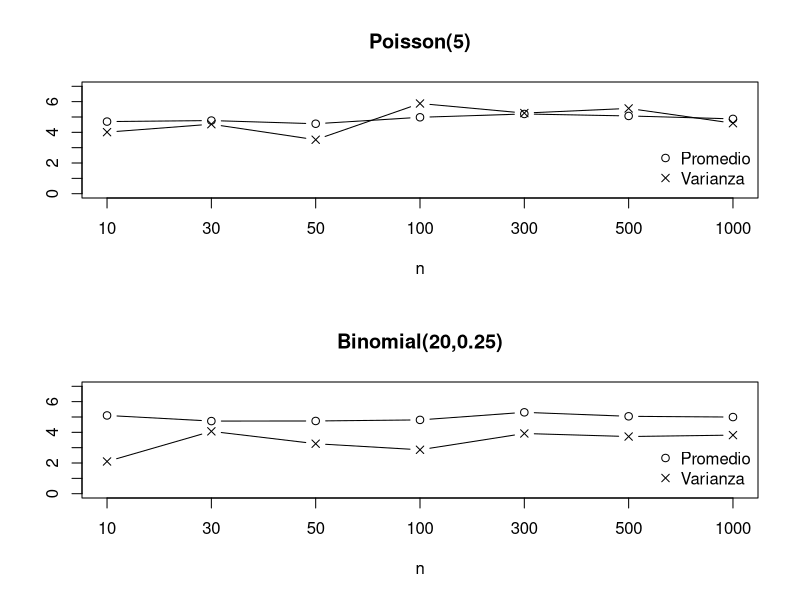

Write the R code that produced this figure.
set.seed(1234)

n<-c(10,30,50,100,300,500,1000)
mp<-matrix(NA)
vp<-matrix(NA)

for(i in 1:length(n)){
a<-rpois(n[i],5)
mp[i]<-mean(a)
vp[i]<-var(a)
}

#####################
mb<-matrix(NA)
vb<-matrix(NA)

for(i in 1:length(n)){
b<-rbinom(n[i],20,5/20)
mb[i]<-mean(b)
vb[i]<-var(b)
}

par(mfrow=c(2,1))

plot(mp,type="b",ylim=c(0,7),ylab="",xaxt="n",xlab="n",main="Poisson(5)")
lines(vp,type="b", pch=4)
axis(1,1:length(n),n)
legend("bottomright",c("Promedio","Varianza"), pch=c(1,4),bty="n")


plot(mb,type="b",ylim=c(0,7),ylab="",xaxt="n",xlab="n",main="Binomial(20,0.25)")
lines(vb,type="b", pch=4)
axis(1,1:length(n),n)
legend("bottomright",c("Promedio","Varianza"), pch=c(1,4),bty="n")


